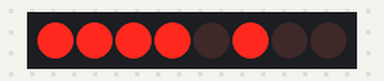
Bench run of a sketch on a simulated Arduino Uno, built with avr-gcc and run on an emulated ATmega328P. Shown: 8 shift-register outputs drawn as a row of LEDs (first output left, lit = HIGH). Wiring (inferred from the names in the program): shift register (74HC595): data pin 11; shift clock pin 12; latch pin 8; OE pin 9. Wiring (inferred from the signals the program sends): row of LEDs: on Q0, Q1, Q2, Q3, Q4, Q5, Q6, Q7.

Above: at 0.4 s.
At 1.3 s:
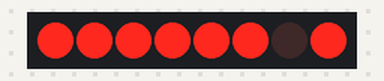
At 1.8 s:
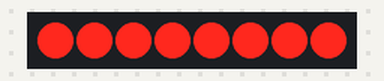
At 2.4 s:
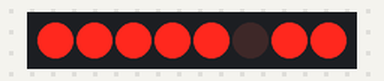
At 3.1 s:
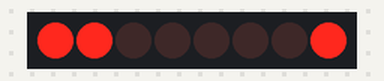
Timing chart, 0 to 4.6 s (numbered marks = the images above):
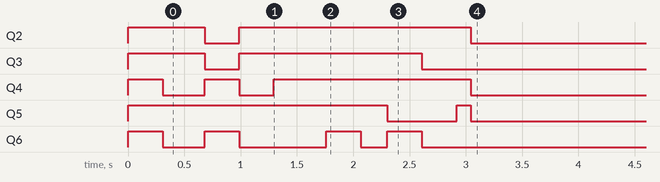

The sketch:

ard.ino
```cpp
/*
en -- Q7
rs -- Q6
d4 -- Q5
d5 -- Q4
d6 -- Q3
d7 -- Q2
*/
//Pin connected to ST_CP of 74HC595
int latchPin = 8;
//Pin connected to SH_CP of 74HC595
int clockPin = 12;
////Pin connected to DS of 74HC595
int dataPin = 11;
int oe = 9;
uint8_t sh_val_;
void init_sh()
{
  //set pins to output so you can control the shift register
  pinMode(latchPin, OUTPUT);
  pinMode(clockPin, OUTPUT);
  pinMode(dataPin, OUTPUT);
  pinMode(oe,OUTPUT);
  digitalWrite(oe, 0);

  sh_val_=0;
  write_sh_data();
}
void write_sh_data()
{
  digitalWrite(latchPin, LOW);
  // shift out the bits:
  shiftOut(dataPin, clockPin, MSBFIRST, sh_val_);

  //take the latch pin high so the LEDs will light up:
  digitalWrite(latchPin, HIGH);
}

static const uint8_t BitReverseTable256[256] =
{
#   define R2(n)     n,     n + 2*64,     n + 1*64,     n + 3*64
#   define R4(n) R2(n), R2(n + 2*16), R2(n + 1*16), R2(n + 3*16)
#   define R6(n) R4(n), R4(n + 2*4 ), R4(n + 1*4 ), R4(n + 3*4 )
    R6(0), R6(2), R6(1), R6(3)
};

#define set_En {\
                sh_val_ = sh_val_ | (1<<7);\
                write_sh_data();\
                }
#define clear_En {\
                sh_val_ = sh_val_ & ~(1<<7);\
                write_sh_data();\
                }

#define set_RS {\
                sh_val_ = sh_val_ | (1<<6);\
                write_sh_data();\
                }
#define clear_RS {\
                sh_val_ = sh_val_ & ~(1<<6);\
                write_sh_data();\
                }
#define set_LSB(val_) {\
                     sh_val_ = ((sh_val_ & 0b11000011) | ((BitReverseTable256[val_] & 0xF0)>>2));\
                      write_sh_data();\
                      }
#define set_MSB(val_) {\
                      sh_val_ = ((sh_val_ & 0b11000011) | ((BitReverseTable256[val_] & 0x0F)<<2));\
                      write_sh_data();\
                      }

void custom_delay(uint8_t del_val)
{
  delay(10);
}

void lcd_send_cmd(uint8_t cmd_)
{
  set_MSB(cmd_)
  clear_RS
  set_En
  custom_delay(1);
  clear_En

  set_LSB(cmd_)
  clear_RS
  set_En
  custom_delay(1);
  clear_En

  delay(10);
}

void lcd_send_data(uint8_t data_)
{
  set_MSB(data_)
  set_RS
  set_En
  custom_delay(1);
  clear_En

  set_LSB(data_)
  set_RS
  set_En
  custom_delay(1);
  clear_En
  delay(10);
}

void initialization_lcd()
{
  /* The module powers up in 8-bit mode.
     The initial start-up instructions are sent in 8-bit mode,
     with the lower four bits (which are not connected) of each instruction
      as don't cares */
  lcd_send_cmd(0x02); // initialization in 4-bit mode

  /* setting 4bit communication and 2-line display and 5x8 dots format display */
  // Function Set --> D[7:4] -- 001(DL)
  // DL === 0 -- 4bit mode
  // DL === 1 -- 8bit mode
  // D[3:0] -- (N)(F)xx
  // N === 0 -- 1-line display
  // N === 1 -- 2-line display
  // F === 0 -- 5x8 dots format display mode
  // F === 1 -- 5x11 dots format display mode
  // so we select D[7:0] = 0b0010_10xx --- 0x28
  lcd_send_cmd(0x28);

  /* Setting up of cursor left movement and display not shifting */
  /* Entry Mode */
  // Entry Mode Set --> D[7:0] -- 0000_01(I/D)(S)
  // I/D === 0 -- Cursor/Blink moves to left and DDRAM address is decreased by 1
  // I/D === 1 -- Cursor/Blink moves to righ and DDRAM address is decreased by 1
  // S === 0 -- Dont' Shifht the entire display
  // S === 1 -- Shift the entire display
  // so we select D[7:0] = 0b0000_0110 --- 0x06
  lcd_send_cmd(0x06);

  /* Setting up of disply on, cursor on and blink on
  /* Display ON/OFF, Cursor ON/OFF  Blink ON/OFF*/
  // Display On/off --> D[7:0] -- 0000_1(D)(C)(B)
  // D === 0 -- display off display data is remained in DDRAM
  // D === 1 -- display on
  // C === 0 -- cursor is disabled in current display, but I/D register data is reamins
  // C === 1 -- cursto is turned on
  // B === 0 -- Blink off
  // B === 1 -- Blink on
  // so we slect D[7:0] = 0b0000_1111 = 0x0F;
  lcd_send_cmd(0x0F);


  /* Set DDRAM address */
  // when 1- line display (N=0), DDRAM address from 00H to 4FH -- TOTAL 40
  // when 2- line display (N=1), DDRAM address from 00H to 27H for first line AND 40H to 67H for seoncd ine -- totall 20 + 20 = 40
  // D[7:0] --- 0b1(AC6)(AC5)(AC4)(AC3)(AC2)(AC1)(AC0)
  // So we select D[7:0] = 0b1000_0000 = 0x80;

  lcd_send_cmd(0x80);


  /* for clearing it -- for 74595 usage */

  lcd_set_cursor(1,1);
  lcd_send_string("----------------");
  lcd_set_cursor(2,1);
  lcd_send_string("----------------");
  delay(10);
  lcd_set_cursor(1,1);
  lcd_send_string("                ");
  lcd_set_cursor(2,1);
  lcd_send_string("                ");
  delay(10);

  lcd_send_cmd(0x01);
  delay(100);
}
void lcd_set_cursor(uint8_t r,uint8_t c)
{
  if (r==1)
  {
    lcd_send_cmd(0x80+c-1);
  }
  else
  {
    lcd_send_cmd(0xC0+c-1);
  }
}
void lcd_send_string(uint8_t *c_string)
{
  while(*c_string != '\0')
  {
    lcd_send_data(*c_string++);
  }
}
void setup()
{
  init_sh();
  initialization_lcd();
   lcd_set_cursor(1,1);
   lcd_send_string("is there prob still?");

}

void loop()
{

}
```
